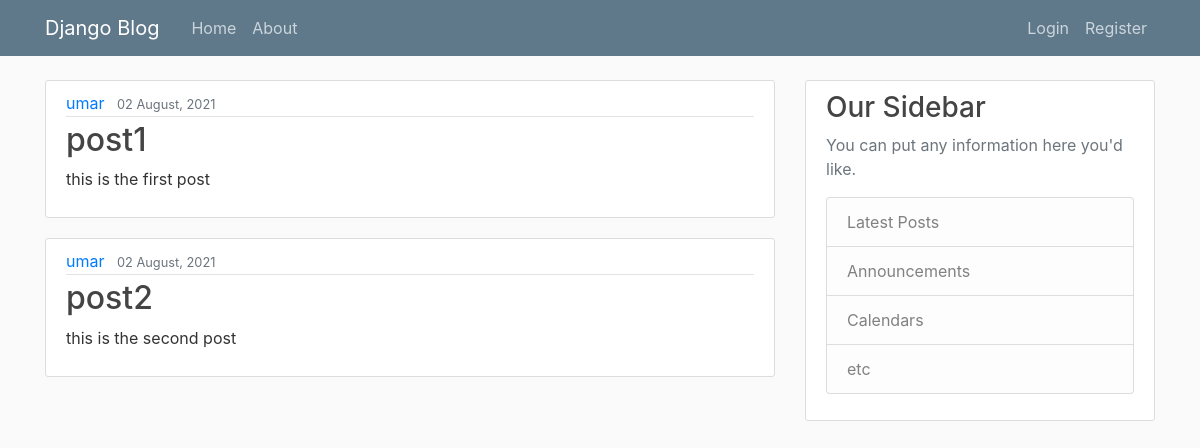
The page / on the database its author committed.
### blog/models.py (models this page shows, shortened)
class Post(models.Model):
    title=models.CharField(max_length=40)
    content=models.TextField()
    date_posted=models.DateTimeField(default=timezone.now)
    author=models.ForeignKey(User, on_delete=models.CASCADE)

### blog/views.py (the view)
# urls.py: path('', views.home, name='blog-home'),
def home(request):
    context={'posts': Post.objects.all() }
    return render(request, 'blog/home.html', context)

### blog/templates/blog/home.html
{% extends 'blog/base.html' %}
{% block content %}
    {% for post in posts %}
    <article class="media content-section">
        <div class="media-body">
          <div class="article-metadata">
            <a class="mr-2" href="#">{{ post.author }}</a>
            <small class="text-muted">{{ post.date_posted |date:'d F, Y' }}</small>
          </div>
          <h2><a class="article-title" href="#">{{ post.title }}</a></h2>
          <p class="article-content">{{ post.content }}</p>
        </div>
      </article>
    {%endfor%}
{% endblock content %}

### blog/static/blog/main.css (style rules this page uses)
body { background: #fafafa; color: #333333; margin-top: 5rem; }
h1, h2, h3, h4, h5, h6 { color: #444444; }
.content-section { background: #ffffff; padding: 10px 20px; border: 1px solid #dddddd; border-radius: 3px; margin-bottom: 20px; }
.article-title { color: #444444; }
.article-content { white-space: pre-line; }
.article-metadata { padding-bottom: 1px; margin-bottom: 4px; border-bottom: 1px solid #e3e3e3 }

### rows shown on the page
Post: author "umar", date_posted "02 August, 2021", title "post1", content "this is the first post"
Post: author "umar", date_posted "02 August, 2021", title "post2", content "this is the second post"
